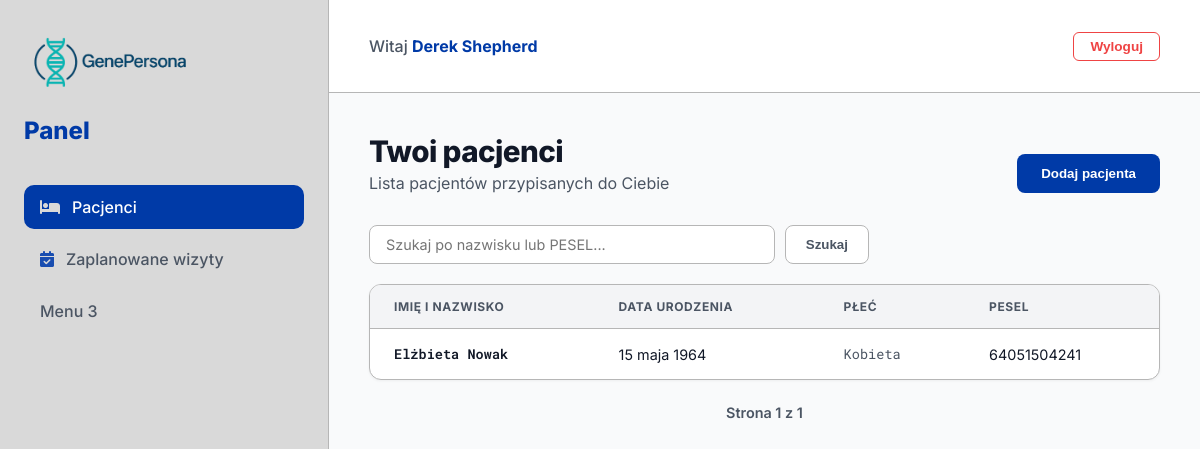
Before: /home/ (signed in) with the older database file.
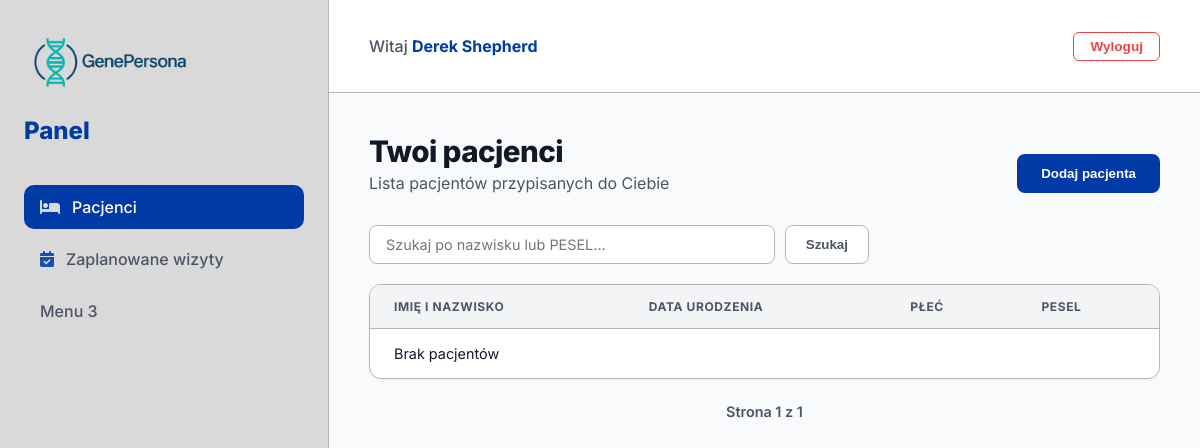
After: the same page with the newer database file.
### patient/models.py (models this page shows, shortened)
class Patient(models.Model):
  class Gender(models.TextChoices):
    MALE = 'Mężczyzna','Mężczyzna'
    FEMALE = 'Kobieta','Kobieta'
    OTHER = 'Inna','Inna'
  first_name = models.CharField(max_length=100, verbose_name='Imię')
  last_name = models.CharField(max_length=100,verbose_name='Nazwisko')
  pesel = models.CharField(
    max_length = 11,
    unique = True,
    null = True,
    blank = True,
    validators=[validate_pesel],
    verbose_name = 'PESEL',
    help_text = '11-cyfrowy numer identyfikacyjny'
  )
  date_of_birth = models.DateField(verbose_name='Data urodzenia')
  gender= models.CharField(
    max_length=15,
    choices=Gender.choices,
    default=Gender.MALE,
    verbose_name='Płeć'
  )
  address_street = models.CharField(max_length=200, verbose_name='Ulica i nr domu', blank=True, null=True)
  address_zip_code = models.CharField(
    max_length=6,
    verbose_name='Kod pocztowy',
    blank=True,
    null=True,
    validators=[RegexValidator(r'^\d{2}-\d{3}$', 'Format kodu: XX-XXX')]
  )
  address_city = models.CharField(max_length=100, verbose_name='Miejscowość', blank=True, null=True)
  phone_number = models.CharField(max_length= 15, verbose_name='Numer telefonu',blank=True, null= True)
  email = models.EmailField(verbose_name= 'Email', blank= True, null= True)
  attending_doctor = models.ForeignKey(
    Doctor,
    on_delete=models.SET_NULL,
    null = True,
    blank = True,
    related_name= 'primary_patients',
    verbose_name= 'Lekarz Prowadzący',
  )
  consulting_doctors = models.ManyToManyField(
    Doctor,
    blank= True,
    related_name= 'consultation_patients',
    verbose_name= 'Lekarze konsultujący'
  )
  initial_diagnosis= models.CharField(max_length=250,verbose_name='Wstępna diagnoza (ARCHIWALNE)',blank=True, null=True)
  diagnosis_date = models.DateField(verbose_name='Data diagnozy (ARCHIWALNE)', blank = True, null= True)
  class Meta:
    verbose_name = 'Pacjent'
    verbose_name_plural = 'Pacjenci'

### patient/views.py (the view)
# urls.py: path('home/', views.home, name='home'),
@login_required(login_url='login')
def home(request):
    user = request.user
    if user.is_superuser:
        patients = Patient.objects.all().order_by('-id')
    else:
        try:
            doctor_profile = user.doctor_profile
            patients = Patient.objects.filter(
                Q(attending_doctor=doctor_profile) |
                Q(consulting_doctors=doctor_profile)
            ).distinct().order_by('-id')
        except Doctor.DoesNotExist:
            patients = Patient.objects.none()
    search_query = request.GET.get('q')
    if search_query:
        patients = patients.filter(
            Q(first_name__icontains=search_query) |
            Q(last_name__icontains=search_query) |
            Q(pesel__startswith=search_query)
        )
    paginator = Paginator(patients, 15)
    page_number = request.GET.get('page')
    page_obj = paginator.get_page(page_number)
    context = {
        'user': user,
        'patients': page_obj,
        'search_query': search_query or ""
    }
    return render(request, 'home_page/home.html', context)

### templates/home_page/home.html (shortened to what the changed rows need)
<!DOCTYPE html>
<html lang="pl">
<head>
    {% load static %}
    <link rel="stylesheet" href="{% static 'stylesheets/home.css' %}">
</head>
<body>
<div class="dashboard-layout">
    <div class="dashboard-main">
        <div class="dashboard-content">
            {% if user.is_superuser %}
            <div class="admin-view animate-fade-in">
                <div class="admin-hero">
                    <h2>Panel administratora</h2>
                    <p>Możesz przejść do panelu administracyjnego Django.</p>
                    <a href="/admin/">
                        <button class="mega-button">Przejdź do panelu administratora</button>
                    </a>
                </div>
            </div>
            {% else %}
            <div class="doctor-view animate-fade-in">
                <div class="view-header">
                    <div>
                        <h2>Twoi pacjenci</h2>
                    </div>
                </div>
                <div class="table-container">
                    <table class="patient-table">
                        <thead>
                            <tr>
                                <th>Imię i nazwisko</th>
                                <th>Data urodzenia</th>
                                <th>Płeć</th>
                                <th>Pesel</th>
                            </tr>
                        </thead>
                        <tbody>
                            {% for p in patients %}
                            <tr>
                                <td class="mono">
                                    <a href="{% url 'patient_detail' p.id %}">
                                        {{ p.first_name }} {{ p.last_name }}
                                    </a>
                                </td>
                                <td>{{ p.date_of_birth }}</td>
                                <td class="mono">{{ p.gender }}</td>
                                <td>{{ p.pesel }}</td>
                            </tr>
                            {% empty %}
                            <tr>
                                <td colspan="4">Brak pacjentów</td>
                            </tr>
                            {% endfor %}
                        </tbody>
                    </table>
                </div>
            </div>
            {% endif %}
        </div>
    </div>
</div>
</body>
</html>

Changed rows visible on the page:
no longer on this page (row edited): Patient: first_name "Elżbieta", last_name "Nowak", date_of_birth "15 maja 1964", gender "Kobieta", pesel "64051504241"
Other visible differences:
text now shown: "Brak pacjentów"
